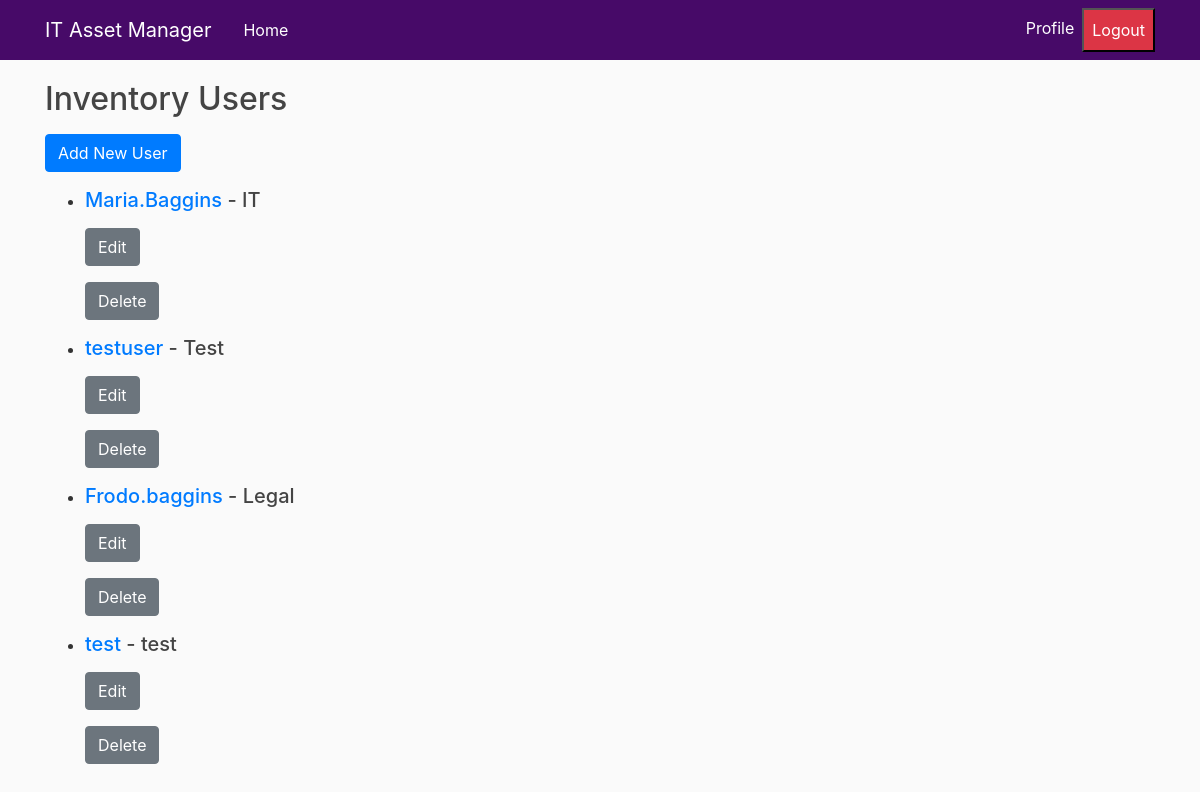
Page /assets/users/ (signed in) on the committed database.
### itassets/models.py (models this page shows, shortened)
class InventoryUser(models.Model):
    username = models.CharField(max_length=45, primary_key=True)
    fullname = models.CharField(max_length=100, null=True)
    department = models.CharField(max_length=100)
    email = models.EmailField(unique=True, blank=True)
    phone = models.CharField(max_length=20, blank=True, null=True)

### itassets/views.py (the view)
# urls.py: path("users/", user_list, name="user_list"),
@login_required
def user_list(request):
    users = InventoryUser.objects.all()
    return render(request, "itassets/user_list.html", {"users": users})

### itassets/templates/itassets/user_list.html (shortened to what this page needs)
{% extends "base.html" %}
{% block content %}
<h2>Inventory Users</h2>
<a href="{% url 'user_create' %}" class = "btn btn-primary">Add New User</a>
<ul>
    {% for user in users %}
        <li> <h5><a href="{% url 'user_assets' user.username %}">{{ user.username }}</a> - {{user.department }}</h5>
            {% if perms.itassets.change_user %}
                <a href="{% url 'user_edit' user.username %}" class = "btn btn-secondary">Edit</a>
            {% endif %}
            {% if perms.itassets.delete_user %}
                <a href="{% url 'user_delete' user.username %}" class = "btn btn-secondary">Delete</a>
            {% endif %}
        </li>
    {% endfor %}
{% endblock %}

### ITAssetManager/static/css/styles.css (style rules this page uses)
body { background-color: #fafafa !important; color: #333333 !important; margin-top: 5rem !important; }
h1, h2, h3, h4, h5, h6 { color: rgb(68,68, 68) !important; }
ul { margin: 0; }

### rows in the picture
InventoryUser: username "Maria.Baggins", department "IT"
InventoryUser: username "testuser", department "Test"
InventoryUser: username "Frodo.baggins", department "Legal"
InventoryUser: username "test", department "test"
